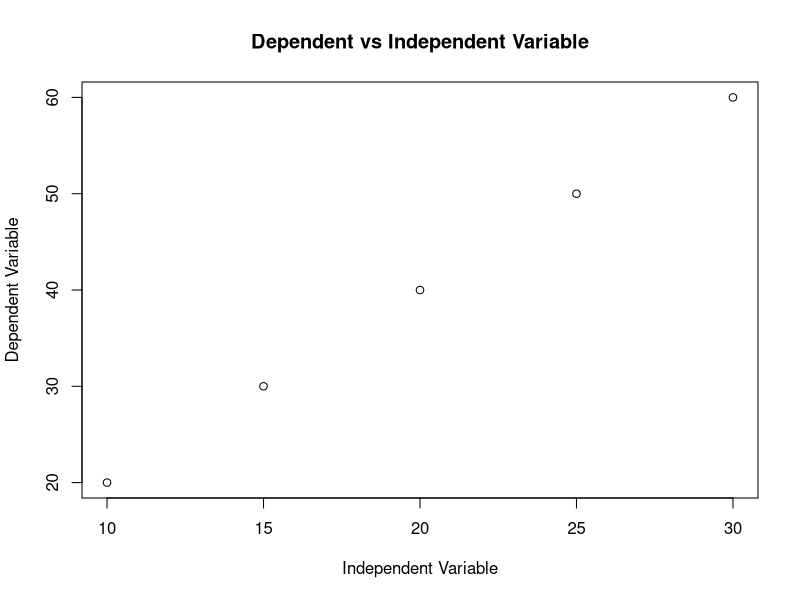

The R source for this figure:
# Creating a dataset with a dependent variable and an independent variable
dependent_var <- c(20, 30, 40, 50, 60)
independent_var <- c(10, 15, 20, 25, 30)

# Plotting the relationship between dependent variable and independent variable
plot(independent_var, dependent_var, main = "Dependent vs Independent Variable",
     xlab = "Independent Variable", ylab = "Dependent Variable")